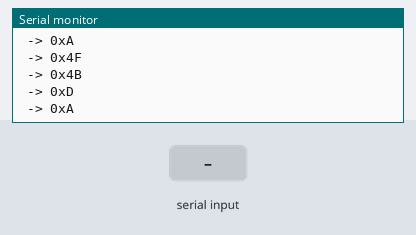
Simulated run of this sketch. Board: Arduino Zero (SAMD21). Shown: the last lines printed to the serial monitor. The inputs (shaded band) are chosen by the test bench. The modem accepts every AT command (registered, SIM ready, sends succeed) and sends nothing else.

Above: at 1.2 s.
1.3 s: "0" received over the second serial link
At 2.0 s:
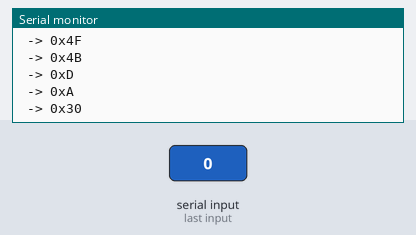
2.8 s: "2" received over the second serial link
At 3.1 s:
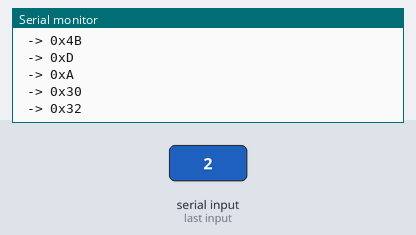
Timing chart, 0 to 5.8 s (numbered marks = the images above; inputs shaded):
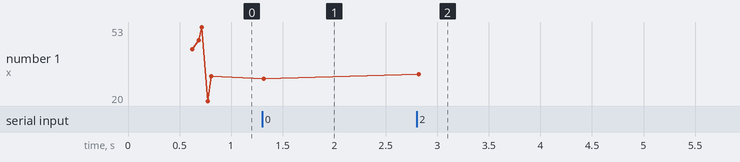

The sketch:

Test_AdafruitSAMD_UART.ino
```cpp
#include <Arduino.h>   // required before wiring_private.h
#include "wiring_private.h" // pinPeripheral() function

Uart Serial2 (&sercom2, 3, 4, SERCOM_RX_PAD_1, UART_TX_PAD_0);
void SERCOM2_Handler()
{
  Serial2.IrqHandler();
}

void setup() {
  Serial.begin(115200);

  Serial2.begin(115200);

    // Assign pins 3 & 4 SERCOM functionality
  pinPeripheral(3, PIO_SERCOM_ALT);
  pinPeripheral(4, PIO_SERCOM_ALT);


}

uint8_t i=0;
void loop() {
  //Serial.print(i);
  Serial2.write(i++);
  delay(10);
  if (Serial2.available()) {
    Serial.print(" -> 0x"); Serial.print(Serial2.read(), HEX);
    Serial.println();
    delay(10);
  }
  //Serial.println();

  delay(10);
}
```

Measured:
- after the input at 1.3 s, the serial monitor: prints a new line at once (image 1)
- after the input at 2.8 s, the serial monitor: prints a new line at once (image 2)
- plotted number 1: 31 → 30 after the input at 1.3 s
